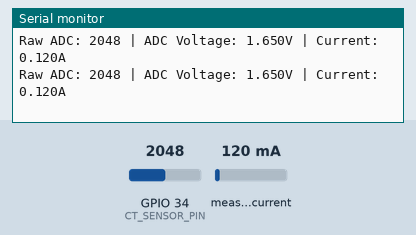
A sketch run on a simulated ESP32. On the bench: the last lines printed to the serial monitor. The test bench sets the inputs (shaded band); at power-on: measured current 120 mA, GPIO 34 (CT_SENSOR_PIN) = 2048.

Above: at 1.9 s.
2.0 s: measured current set to 40 mA
At 3.3 s:
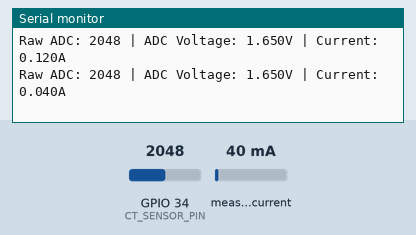
3.6 s: GPIO 34 (CT_SENSOR_PIN) set to 2866
At 4.7 s:
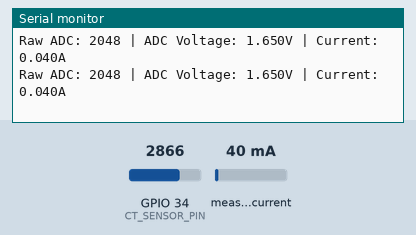
5.2 s: measured current set to 500 mA
At 6.6 s:
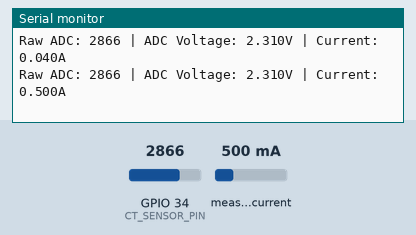
6.8 s: GPIO 34 (CT_SENSOR_PIN) set to 3603
At 7.9 s:
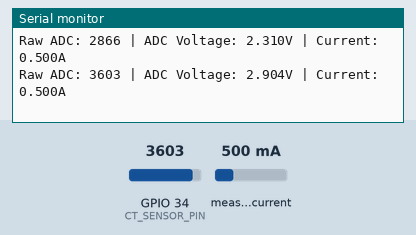
Timing chart, 0 to 9.4 s (numbered marks = the images above; inputs shaded):
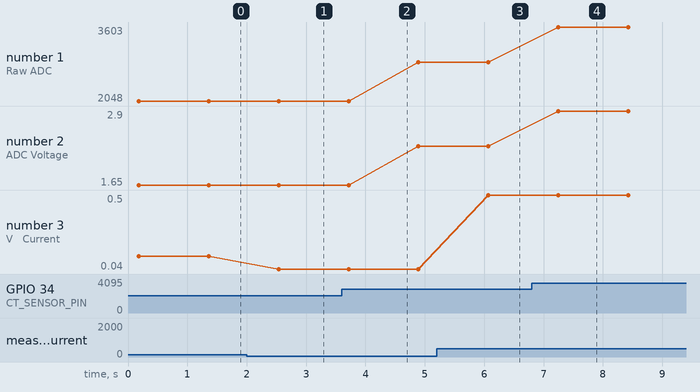

Measured:
- after the input at 2.0 s, the serial monitor: prints a new line after 0.54 s (image 1)
- after the input at 5.2 s, the serial monitor: prints a new line after 0.87 s (image 3)
- after the input at 6.8 s, the serial monitor: prints a new line after 0.45 s (image 4)
- plotted number 1: 2048 → 2866 after the input at 3.6 s, 2866 → 3603 after the input at 6.8 s
- plotted number 2: 1.65 → 2.31 after the input at 3.6 s, 2.31 → 2.9 after the input at 6.8 s
- plotted number 3: 0.12 → 0.04 after the input at 2.0 s, 0.04 → 0.5 after the input at 5.2 s

The sketch:

CT-clamp-sensor.ino
```cpp
#include <EmonLib.h>

#define CT_SENSOR_PIN 34   // CT sensor input pin
#define ADC_MAX 4095.0     // 12-bit ADC max value
#define REF_VOLTAGE 3.3    // ESP32 ADC reference voltage
#define CALIBRATION 7.0    // Adjust this based on testing

EnergyMonitor emon1;

void setup() {
    Serial.begin(115200);
    emon1.current(CT_SENSOR_PIN, CALIBRATION);
}

void loop() {
    int rawADC = analogRead(CT_SENSOR_PIN);  // Read raw ADC value
    float adcVoltage = (rawADC / ADC_MAX) * REF_VOLTAGE;  // Convert to voltage
    double Irms = emon1.calcIrms(1480);  // Calculate RMS current

    // Print Debug Values
    Serial.printf("Raw ADC: %d | ADC Voltage: %.3fV | Current: %.3fA\n",
                  rawADC, adcVoltage, Irms);

    delay(1000);  // Update every second
}
```
